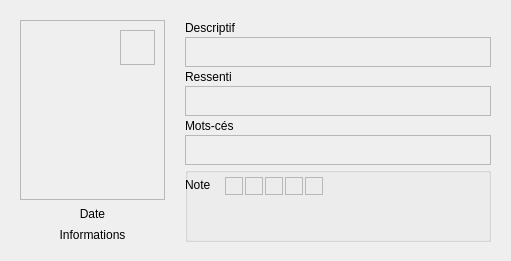
<?xml version="1.0" encoding="UTF-8"?>
<ui version="4.0">
 <class>photoCard</class>
 <widget class="QWidget" name="photoCard">
  <property name="geometry">
   <rect>
    <x>0</x>
    <y>0</y>
    <width>511</width>
    <height>261</height>
   </rect>
  </property>
  <property name="windowTitle">
   <string>Form</string>
  </property>
  <widget class="QWidget" name="horizontalLayoutWidget">
   <property name="geometry">
    <rect>
     <x>0</x>
     <y>0</y>
     <width>511</width>
     <height>262</height>
    </rect>
   </property>
   <layout class="QHBoxLayout" name="horizontalLayout">
    <property name="spacing">
     <number>20</number>
    </property>
    <property name="leftMargin">
     <number>20</number>
    </property>
    <property name="topMargin">
     <number>20</number>
    </property>
    <property name="rightMargin">
     <number>20</number>
    </property>
    <property name="bottomMargin">
     <number>20</number>
    </property>
    <item>
     <layout class="QVBoxLayout" name="left_layout">
      <property name="spacing">
       <number>4</number>
      </property>
      <item>
       <widget class="QFrame" name="photo">
        <property name="minimumSize">
         <size>
          <width>145</width>
          <height>180</height>
         </size>
        </property>
        <property name="maximumSize">
         <size>
          <width>145</width>
          <height>180</height>
         </size>
        </property>
        <property name="frameShape">
         <enum>QFrame::StyledPanel</enum>
        </property>
        <property name="frameShadow">
         <enum>QFrame::Raised</enum>
        </property>
        <widget class="QFrame" name="main_color_frame">
         <property name="geometry">
          <rect>
           <x>100</x>
           <y>10</y>
           <width>35</width>
           <height>35</height>
          </rect>
         </property>
         <property name="minimumSize">
          <size>
           <width>35</width>
           <height>35</height>
          </size>
         </property>
         <property name="maximumSize">
          <size>
           <width>35</width>
           <height>35</height>
          </size>
         </property>
         <property name="frameShape">
          <enum>QFrame::StyledPanel</enum>
         </property>
         <property name="frameShadow">
          <enum>QFrame::Raised</enum>
         </property>
        </widget>
       </widget>
      </item>
      <item>
       <widget class="QLabel" name="date_label">
        <property name="minimumSize">
         <size>
          <width>145</width>
          <height>0</height>
         </size>
        </property>
        <property name="maximumSize">
         <size>
          <width>145</width>
          <height>25</height>
         </size>
        </property>
        <property name="text">
         <string>Date</string>
        </property>
        <property name="alignment">
         <set>Qt::AlignCenter</set>
        </property>
        <property name="margin">
         <number>0</number>
        </property>
       </widget>
      </item>
      <item>
       <widget class="QLabel" name="info_label">
        <property name="minimumSize">
         <size>
          <width>145</width>
          <height>0</height>
         </size>
        </property>
        <property name="maximumSize">
         <size>
          <width>145</width>
          <height>15</height>
         </size>
        </property>
        <property name="text">
         <string>Informations</string>
        </property>
        <property name="alignment">
         <set>Qt::AlignCenter</set>
        </property>
       </widget>
      </item>
     </layout>
    </item>
    <item>
     <layout class="QVBoxLayout" name="right_layout">
      <property name="spacing">
       <number>2</number>
      </property>
      <item>
       <widget class="QLabel" name="desc_label">
        <property name="maximumSize">
         <size>
          <width>16777215</width>
          <height>15</height>
         </size>
        </property>
        <property name="text">
         <string>Descriptif</string>
        </property>
       </widget>
      </item>
      <item>
       <widget class="QScrollArea" name="desc_scroll">
        <property name="minimumSize">
         <size>
          <width>0</width>
          <height>30</height>
         </size>
        </property>
        <property name="maximumSize">
         <size>
          <width>16777215</width>
          <height>30</height>
         </size>
        </property>
        <property name="widgetResizable">
         <bool>true</bool>
        </property>
        <widget class="QWidget" name="scrollAreaWidgetContents">
         <property name="geometry">
          <rect>
           <x>0</x>
           <y>0</y>
           <width>300</width>
           <height>28</height>
          </rect>
         </property>
        </widget>
       </widget>
      </item>
      <item>
       <widget class="QLabel" name="ress_label">
        <property name="maximumSize">
         <size>
          <width>16777215</width>
          <height>15</height>
         </size>
        </property>
        <property name="text">
         <string>Ressenti</string>
        </property>
       </widget>
      </item>
      <item>
       <widget class="QScrollArea" name="ress_scroll">
        <property name="minimumSize">
         <size>
          <width>0</width>
          <height>30</height>
         </size>
        </property>
        <property name="maximumSize">
         <size>
          <width>16777215</width>
          <height>30</height>
         </size>
        </property>
        <property name="widgetResizable">
         <bool>true</bool>
        </property>
        <widget class="QWidget" name="scrollAreaWidgetContents_2">
         <property name="geometry">
          <rect>
           <x>0</x>
           <y>0</y>
           <width>300</width>
           <height>28</height>
          </rect>
         </property>
        </widget>
       </widget>
      </item>
      <item>
       <widget class="QLabel" name="keyw_label">
        <property name="maximumSize">
         <size>
          <width>16777215</width>
          <height>15</height>
         </size>
        </property>
        <property name="text">
         <string>Mots-cés</string>
        </property>
       </widget>
      </item>
      <item>
       <widget class="QScrollArea" name="keyw_scroll">
        <property name="minimumSize">
         <size>
          <width>0</width>
          <height>30</height>
         </size>
        </property>
        <property name="maximumSize">
         <size>
          <width>16777215</width>
          <height>30</height>
         </size>
        </property>
        <property name="widgetResizable">
         <bool>true</bool>
        </property>
        <widget class="QWidget" name="scrollAreaWidgetContents_3">
         <property name="geometry">
          <rect>
           <x>0</x>
           <y>0</y>
           <width>300</width>
           <height>28</height>
          </rect>
         </property>
        </widget>
       </widget>
      </item>
      <item>
       <widget class="QGroupBox" name="stars_group">
        <property name="title">
         <string/>
        </property>
        <widget class="QFrame" name="star5_frame">
         <property name="geometry">
          <rect>
           <x>120</x>
           <y>10</y>
           <width>18</width>
           <height>18</height>
          </rect>
         </property>
         <property name="sizePolicy">
          <sizepolicy hsizetype="Fixed" vsizetype="Fixed">
           <horstretch>0</horstretch>
           <verstretch>0</verstretch>
          </sizepolicy>
         </property>
         <property name="minimumSize">
          <size>
           <width>18</width>
           <height>18</height>
          </size>
         </property>
         <property name="maximumSize">
          <size>
           <width>18</width>
           <height>18</height>
          </size>
         </property>
         <property name="frameShape">
          <enum>QFrame::StyledPanel</enum>
         </property>
         <property name="frameShadow">
          <enum>QFrame::Raised</enum>
         </property>
        </widget>
        <widget class="QFrame" name="star2_frame">
         <property name="geometry">
          <rect>
           <x>60</x>
           <y>10</y>
           <width>18</width>
           <height>18</height>
          </rect>
         </property>
         <property name="sizePolicy">
          <sizepolicy hsizetype="Fixed" vsizetype="Fixed">
           <horstretch>0</horstretch>
           <verstretch>0</verstretch>
          </sizepolicy>
         </property>
         <property name="minimumSize">
          <size>
           <width>18</width>
           <height>18</height>
          </size>
         </property>
         <property name="maximumSize">
          <size>
           <width>18</width>
           <height>18</height>
          </size>
         </property>
         <property name="frameShape">
          <enum>QFrame::StyledPanel</enum>
         </property>
         <property name="frameShadow">
          <enum>QFrame::Raised</enum>
         </property>
        </widget>
        <widget class="QFrame" name="star4_frame">
         <property name="geometry">
          <rect>
           <x>100</x>
           <y>10</y>
           <width>18</width>
           <height>18</height>
          </rect>
         </property>
         <property name="sizePolicy">
          <sizepolicy hsizetype="Fixed" vsizetype="Fixed">
           <horstretch>0</horstretch>
           <verstretch>0</verstretch>
          </sizepolicy>
         </property>
         <property name="minimumSize">
          <size>
           <width>18</width>
           <height>18</height>
          </size>
         </property>
         <property name="maximumSize">
          <size>
           <width>18</width>
           <height>18</height>
          </size>
         </property>
         <property name="frameShape">
          <enum>QFrame::StyledPanel</enum>
         </property>
         <property name="frameShadow">
          <enum>QFrame::Raised</enum>
         </property>
        </widget>
        <widget class="QFrame" name="star1_frame">
         <property name="geometry">
          <rect>
           <x>40</x>
           <y>10</y>
           <width>18</width>
           <height>18</height>
          </rect>
         </property>
         <property name="sizePolicy">
          <sizepolicy hsizetype="Fixed" vsizetype="Fixed">
           <horstretch>0</horstretch>
           <verstretch>0</verstretch>
          </sizepolicy>
         </property>
         <property name="minimumSize">
          <size>
           <width>18</width>
           <height>18</height>
          </size>
         </property>
         <property name="maximumSize">
          <size>
           <width>18</width>
           <height>18</height>
          </size>
         </property>
         <property name="frameShape">
          <enum>QFrame::StyledPanel</enum>
         </property>
         <property name="frameShadow">
          <enum>QFrame::Raised</enum>
         </property>
        </widget>
        <widget class="QFrame" name="star3_frame">
         <property name="geometry">
          <rect>
           <x>80</x>
           <y>10</y>
           <width>18</width>
           <height>18</height>
          </rect>
         </property>
         <property name="sizePolicy">
          <sizepolicy hsizetype="Fixed" vsizetype="Fixed">
           <horstretch>0</horstretch>
           <verstretch>0</verstretch>
          </sizepolicy>
         </property>
         <property name="minimumSize">
          <size>
           <width>18</width>
           <height>18</height>
          </size>
         </property>
         <property name="maximumSize">
          <size>
           <width>18</width>
           <height>18</height>
          </size>
         </property>
         <property name="frameShape">
          <enum>QFrame::StyledPanel</enum>
         </property>
         <property name="frameShadow">
          <enum>QFrame::Raised</enum>
         </property>
        </widget>
        <widget class="QLabel" name="title">
         <property name="geometry">
          <rect>
           <x>0</x>
           <y>10</y>
           <width>41</width>
           <height>16</height>
          </rect>
         </property>
         <property name="text">
          <string>Note</string>
         </property>
        </widget>
       </widget>
      </item>
     </layout>
    </item>
   </layout>
  </widget>
 </widget>
 <resources/>
 <connections/>
</ui>
